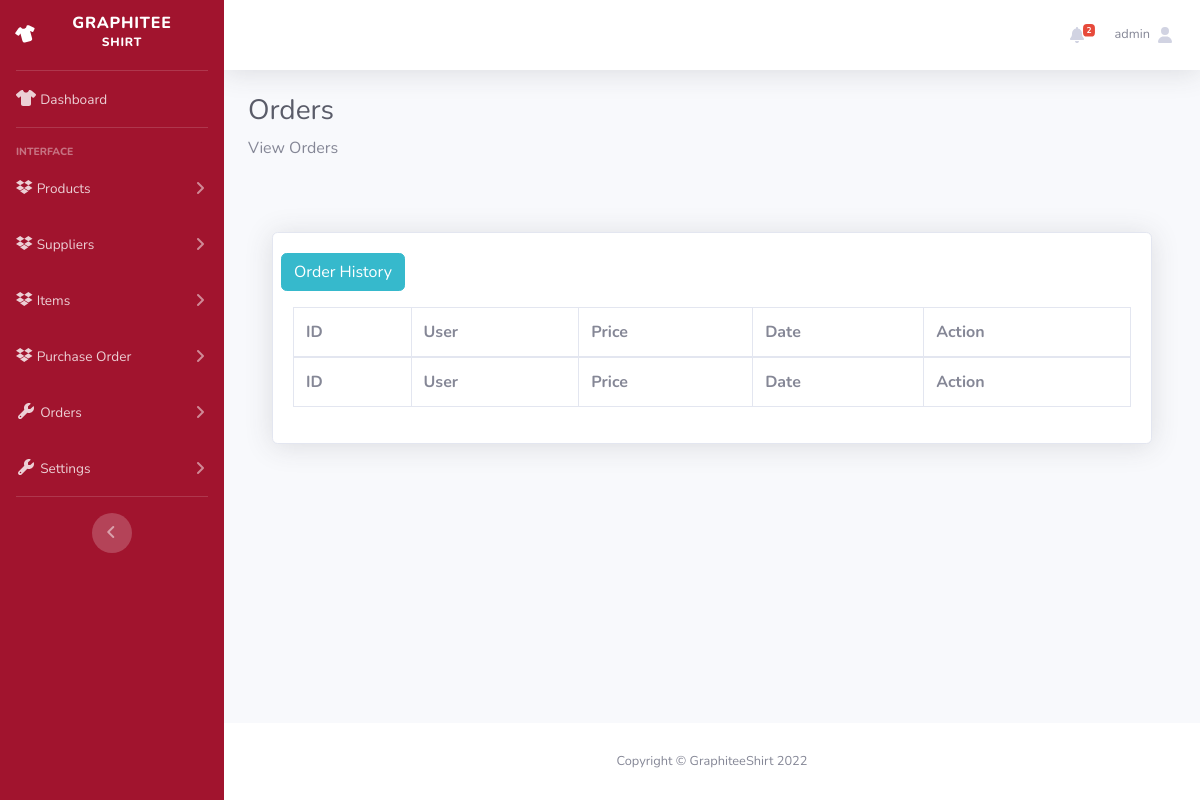
Page /orders.php (signed in) on the earlier database version.
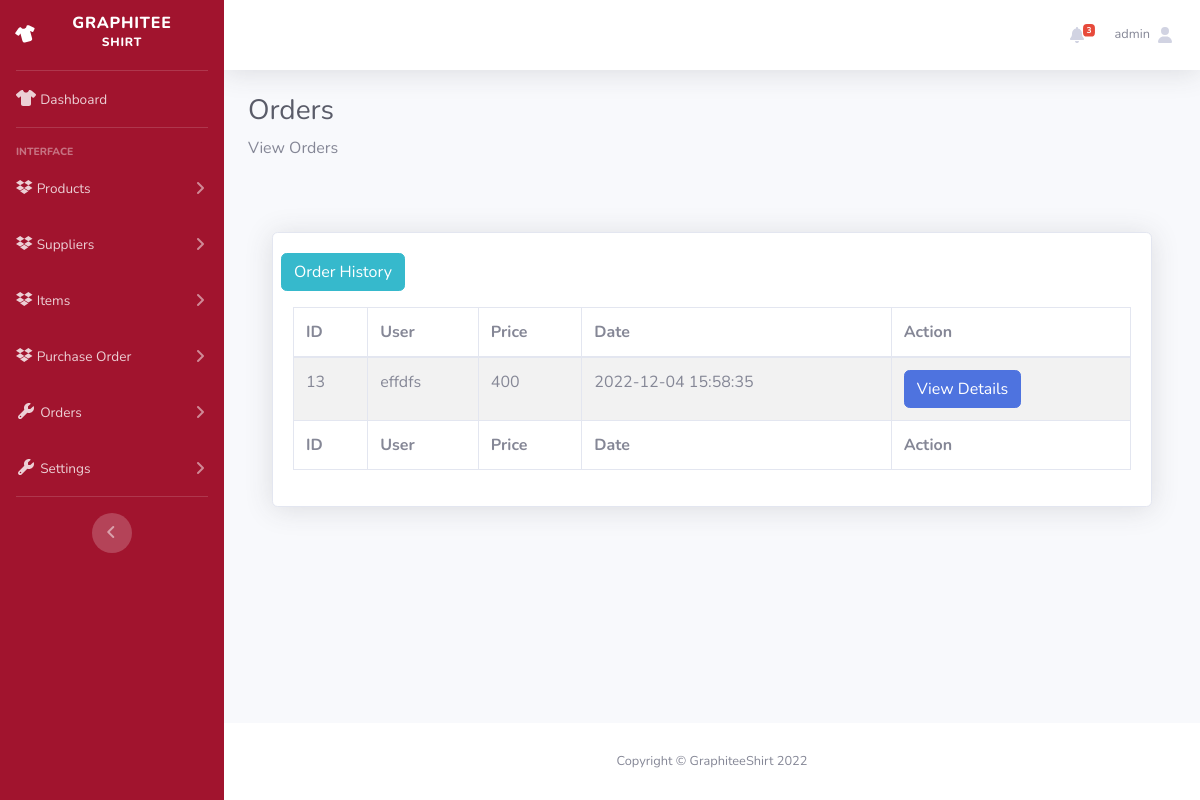
Same page on the later database version.
### tables this page shows
CREATE TABLE `orders` (
  `id` int(11) NOT NULL,
  `tracking_id` varchar(255) NOT NULL,
  `user_id` int(255) NOT NULL,
  `name` varchar(255) NOT NULL,
  `email` varchar(255) NOT NULL,
  `phone` varchar(255) NOT NULL,
  `address` mediumtext NOT NULL,
  `pincode` int(255) NOT NULL,
  `total_price` int(255) NOT NULL,
  `payment_mode` varchar(255) NOT NULL,
  `payment_id` varchar(255) DEFAULT NULL,
  `status` tinyint(4) NOT NULL DEFAULT 0,
  `comments` varchar(255) DEFAULT NULL,
  `proof_of_payment` varchar(250) DEFAULT NULL,
  `created_at` timestamp NOT NULL DEFAULT current_timestamp()
);

### classes/connectiondb.php (called while the page is built, shortened)
<?php
class connection
{
    protected function connect()
    {
        try {
            $servername = "localhost";
            $username = "root";
            $password = "";
            $conn = new PDO("mysql:host=$servername;dbname=ooplogin", $username, $password);
            $conn->setAttribute(PDO::ATTR_ERRMODE, PDO::ERRMODE_EXCEPTION);
            return $conn;
        } catch (PDOException $e) {
            echo "Connection failed: " . $e->getMessage();
            die();
        }
    }
}

### classes/viewproductModel.php (called while the page is built, shortened)
<?php
class viewproducts extends connection
{
    function getAllQuantity($table)
    {
        $sql = "SELECT * FROM $table WHERE quantity < 5";
        $stmt = $this->connect()->prepare($sql);
        $stmt->execute();
        return $stmt;
    }
    function getAllOrders()
    {
        $sql = "SELECT * FROM orders WHERE status='0'";
        $stmt = $this->connect()->prepare($sql);
        $stmt->execute();
        return $stmt;
    }
}

### orders.php (the view, shortened to what the changed rows need)
<?php
if (!isset($_SESSION["userid"])) {
    $style = "style='display:none;'";
    $toggle = "";
} else {
    include "classes/connectiondb.php";
    include "classes/viewproductModel.php";
}
?>
<!DOCTYPE html>
<html lang="en">
<head>
    <link href="vendors/fontawesome-free/css/all.min.css" rel="stylesheet" type="text/css">
    <link href="dashboard/css/sb-admin-2.min.css" rel="stylesheet">
    <link href="vendors/datatables/dataTables.bootstrap4.min.css" rel="stylesheet">
    <link rel="stylesheet" href="https://cdnjs.cloudflare.com/ajax/libs/font-awesome/6.1.2/css/all.min.css">
    <link rel="stylesheet" href="styles/viewProduct.css">
</head>
<body id="page-top">
    <div id="wrapper">
        <div id="content-wrapper" class="d-flex flex-column">
            <div id="content">
                <nav class="navbar navbar-expand navbar-light bg-white topbar mb-4 static-top shadow">
                    <ul class="navbar-nav ml-auto">
                        <?php
                        $views = new viewproducts();
                        $prods = $views->getAllQuantity("products");
                        $low = $prods->rowCount();
                        if ($low == 0) {
                            $none = "style='display:none;'";
                        } else {
                            $none = "";
                            $shake = "fa-shake";
                        }
                        ?>
                        <li class="nav-item dropdown no-arrow mx-1">
                            <a class="nav-link dropdown-toggle" href="#" id="alertsDropdown" role="button" data-toggle="dropdown" aria-haspopup="true" aria-expanded="false">
                                <i class="fas fa-bell fa-fw <?php echo $shake ?>"></i>
                                <span <?php echo $none ?> class="badge badge-danger badge-counter"> <?php echo $low ?> </span>
                            </a>
                        </li>
                    </ul>
                </nav>
                <div class="container-fluid">
                    <h1 class="h3 mb-2 text-gray-800">Orders</h1>
                    <div class="py-5">
                        <div class="container">
                            <div class="card card-body shadow">
                                <div class="row">
                                    <div class="col-md-12">
                                        <table id="dataTable" class="table table-bordered table-striped">
                                            <thead>
                                                <tr>
                                                    <th>ID</th>
                                                    <th>User</th>
                                                    <th>Price</th>
                                                    <th>Date</th>
                                                    <th>Action</th>
                                                </tr>
                                            </thead>
                                            <tbody>
                                                <?php
                                                $order = new viewproducts();
                                                $orderData = $order->getAllOrders();
                                                if ($orderData->rowCount() > 0) {
                                                    foreach ($orderData as $items) {
                                                ?>
                                                        <tr>
                                                            <td> <?= $items['id']; ?> </td>
                                                            <td> <?= $items['name']; ?> </td>
                                                            <td> <?= $items['total_price']; ?> </td>
                                                            <td> <?= $items['created_at']; ?> </td>
                                                            <td>
                                                                <a href="view-orderAdmin.php?t=<?= $items['tracking_id']; ?> " class="btn btn-primary "> View Details </a>
                                                            </td>
                                                        </tr>
                                                    <?php
                                                    }
                                                } else {
                                                    ?>
                                                <?php
                                                }
                                                ?>
                                            </tbody>
                                            <tfoot>
                                                <tr>
                                                    <th>ID</th>
                                                    <th>User</th>
                                                    <th>Price</th>
                                                    <th>Date</th>
                                                    <th>Action</th>
                                                </tr>
                                            </tfoot>
                                        </table>
                                    </div>
                                </div>
                            </div>
                        </div>
                    </div>
                </div>
            </div>
        </div>
    </div>
</body>
</html>

Differences in the rows shown:
added orders: id "13", name "effdfs", total_price "400", created_at "2022-12-04 15:58:35"
Other differences:
$low: "2" → "3"
